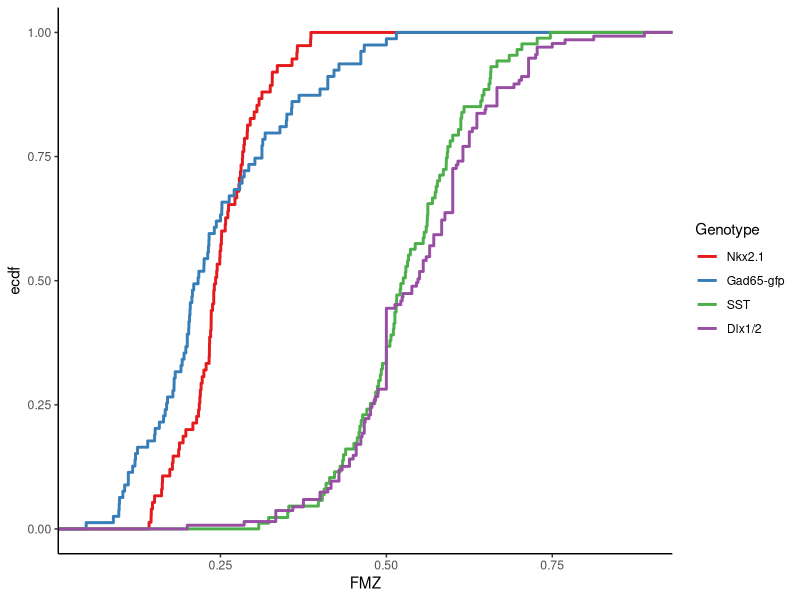

The R source for this figure:
library (plotrix) 
library (ggplot2) 
library (plyr)

DATA <-read.csv("E14toE16allgeno.csv", header = TRUE)
DATA$Genotype <- factor(DATA$Genotype, levels = c("Nkx2.1", "Gad65-gfp", "SST", "Dlx1/2"))
mm1 <- ddply(DATA, .(Genotype, Age, Field, Brain.no), summarise, FMZ= MZ/(MZ+SVZ))
mm2 <- ddply(mm1, .(Genotype, Age, Brain.no), summarise, avgFMZ= mean(FMZ))
mm3 <- ddply (mm2, .(Genotype, Age), summarise, FractionMZ = mean(avgFMZ), Sem = std.error(avgFMZ))

mm3

#plot for figure 1G
mm1cdf <-ddply(mm1,.(Genotype), transform, ecdall = ecdf(FMZ)(FMZ)) 
cdfall <- ggplot(mm1cdf, aes(x=FMZ)) + 
  stat_ecdf(aes(colour=Genotype), size = 1) +
  scale_color_brewer(palette="Set1") +
  theme_classic()

cdfall

#computing p-value with 2 way ANOVA
stats1 <-aov(avgFMZ ~ Genotype*Age, data=mm2)
stats1t <-TukeyHSD(stats1)

statsdf = as.data.frame(do.call(rbind, stats1t)) #p-value for figure 1J is in datafram statsdf

#Figure 1J in bar graph
pMZ <- ggplot(mm3, aes(x=Age, y=FractionMZ, fill=Genotype)) + 
  scale_fill_brewer(palette="Set1") +
  geom_bar(position=position_dodge(0.8), stat="identity", width = 0.8) +
  geom_errorbar(aes(ymin=FractionMZ-Sem, ymax=FractionMZ+Sem),
                width=0.1,colour="black",  # Width of the error bars
                position=position_dodge(0.8)) +
  scale_y_continuous(limits = c(0,0.6)) +
  xlab("") + 
  ylab("Fraction of interneurons in MZ")+
  theme_classic() 

#figrue 1J in dotplot
gp2<- ggplot(mm2, aes(y=avgFMZ, x=Genotype, fill=Genotype))+
  facet_grid(.~Age)+
  stat_summary_bin(aes(y = avgFMZ), fun.y = "mean", geom = "bar", color = "black", fill = "white")+
  stat_summary(fun.data = mean_se, geom = "errorbar", width = 0.2, color = "black")+
  geom_dotplot(binaxis="y",stackdir="center",dotsize=1,  color = "black", fill = "black")+
  theme_classic (base_size = 18) +
  theme(axis.text.x= element_text(angle=90, vjust=0.5, size=14)) + 
  labs (x = 'Age/Stage', y = 'Fraction of GFP+ cells in MZ')

